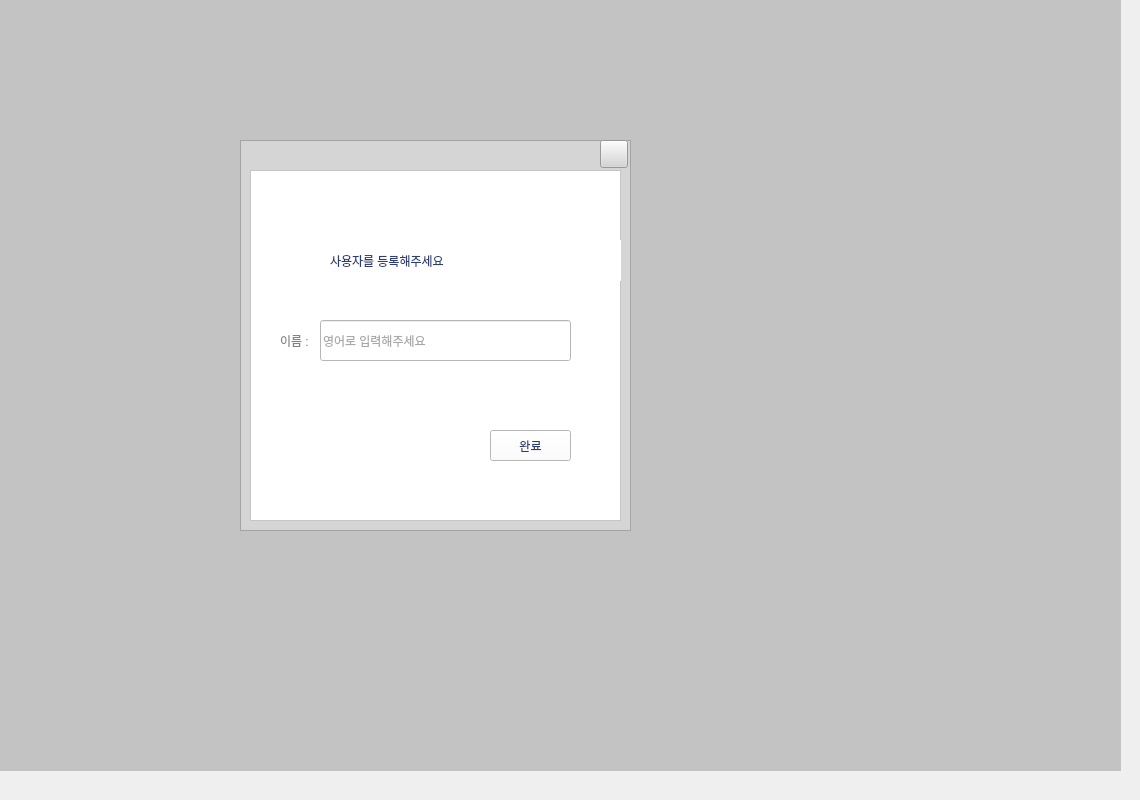
                     <widget class="QWidget" name="add">
                      <widget class="QWidget" name="adduser" native="true">
                       <property name="geometry">
                        <rect>
                         <x>-10</x>
                         <y>-20</y>
                         <width>1131</width>
                         <height>791</height>
                        </rect>
                       </property>
                       <property name="cursor">
                        <cursorShape>ArrowCursor</cursorShape>
                       </property>
                       <property name="styleSheet">
                        <string notr="true">background-color: rgba(100, 100, 100, 80)
</string>
                       </property>
                       <property name="inputMethodHints">
                        <set>Qt::ImhDate</set>
                       </property>
                       <widget class="QFrame" name="frame_2">
                        <property name="geometry">
                         <rect>
                          <x>250</x>
                          <y>160</y>
                          <width>391</width>
                          <height>391</height>
                         </rect>
                        </property>
                        <property name="styleSheet">
                         <string notr="true">background-color: rgb(213, 213, 213)</string>
                        </property>
                        <property name="frameShape">
                         <enum>QFrame::StyledPanel</enum>
                        </property>
                        <property name="frameShadow">
                         <enum>QFrame::Raised</enum>
                        </property>
                        <widget class="QPushButton" name="closeAppBtn_2">
                         <property name="geometry">
                          <rect>
                           <x>360</x>
                           <y>0</y>
                           <width>28</width>
                           <height>28</height>
                          </rect>
                         </property>
                         <property name="minimumSize">
                          <size>
                           <width>28</width>
                           <height>28</height>
                          </size>
                         </property>
                         <property name="maximumSize">
                          <size>
                           <width>28</width>
                           <height>28</height>
                          </size>
                         </property>
                         <property name="cursor">
                          <cursorShape>PointingHandCursor</cursorShape>
                         </property>
                         <property name="toolTip">
                          <string>Close</string>
                         </property>
                         <property name="toolTipDuration">
                          <number>-1</number>
                         </property>
                         <property name="styleSheet">
                          <string notr="true">border-color:rgb(213, 213, 213)</string>
                         </property>
                         <property name="text">
                          <string/>
                         </property>
                         <property name="icon">
                          <iconset resource="../resources.qrc">
                           <normaloff>:/icons/images/icons/icon_close.png</normaloff>:/icons/images/icons/icon_close.png</iconset>
                         </property>
                         <property name="iconSize">
                          <size>
                           <width>15</width>
                           <height>15</height>
                          </size>
                         </property>
                        </widget>
                        <widget class="QFrame" name="frame_3">
                         <property name="geometry">
                          <rect>
                           <x>10</x>
                           <y>30</y>
                           <width>371</width>
                           <height>351</height>
                          </rect>
                         </property>
                         <property name="styleSheet">
                          <string notr="true">background-color: rgb(255, 255, 255);</string>
                         </property>
                         <property name="frameShape">
                          <enum>QFrame::StyledPanel</enum>
                         </property>
                         <property name="frameShadow">
                          <enum>QFrame::Raised</enum>
                         </property>
                         <widget class="QLabel" name="label_10">
                          <property name="geometry">
                           <rect>
                            <x>80</x>
                            <y>70</y>
                            <width>291</width>
                            <height>41</height>
                           </rect>
                          </property>
                          <property name="autoFillBackground">
                           <bool>false</bool>
                          </property>
                          <property name="styleSheet">
                           <string notr="true">color: rgb(44, 61, 115);
background-color: rgb(255, 255, 255);
font: 700 18pt &quot;나눔스퀘어_ac Bold&quot;;</string>
                          </property>
                          <property name="text">
                           <string>사용자를 등록해주세요</string>
                          </property>
                         </widget>
                         <widget class="QLineEdit" name="adduserName">
                          <property name="geometry">
                           <rect>
                            <x>70</x>
                            <y>150</y>
                            <width>251</width>
                            <height>41</height>
                           </rect>
                          </property>
                          <property name="autoFillBackground">
                           <bool>false</bool>
                          </property>
                          <property name="styleSheet">
                           <string notr="true">background-color: rgb(255, 255, 255);
font: 11pt &quot;나눔스퀘어_ac&quot;;
color: rgb(81, 81, 81);
</string>
                          </property>
                          <property name="inputMethodHints">
                           <set>Qt::ImhNone</set>
                          </property>
                          <property name="text">
                           <string extracomment="Name"/>
                          </property>
                          <property name="echoMode">
                           <enum>QLineEdit::Normal</enum>
                          </property>
                          <property name="dragEnabled">
                           <bool>true</bool>
                          </property>
                          <property name="placeholderText">
                           <string>영어로 입력해주세요</string>
                          </property>
                          <property name="clearButtonEnabled">
                           <bool>true</bool>
                          </property>
                         </widget>
                         <widget class="QLabel" name="label_11">
                          <property name="geometry">
                           <rect>
                            <x>30</x>
                            <y>160</y>
                            <width>31</width>
                            <height>21</height>
                           </rect>
                          </property>
                          <property name="autoFillBackground">
                           <bool>false</bool>
                          </property>
                          <property name="styleSheet">
                           <string notr="true">color: rgb(130, 130, 130);
background-color: rgb(255, 255, 255);
font: 10pt &quot;나눔스퀘어_ac&quot;;</string>
                          </property>
                          <property name="text">
                           <string>이름 :</string>
                          </property>
                         </widget>
                         <widget class="QPushButton" name="complete">
                          <property name="geometry">
                           <rect>
                            <x>240</x>
                            <y>260</y>
                            <width>81</width>
                            <height>31</height>
                           </rect>
                          </property>
                          <property name="cursor">
                           <cursorShape>PointingHandCursor</cursorShape>
                          </property>
                          <property name="toolTip">
                           <string>Close</string>
                          </property>
                          <property name="toolTipDuration">
                           <number>-1</number>
                          </property>
                          <property name="styleSheet">
                           <string notr="true">color: rgb(44, 61, 115);
font: 700 11pt &quot;나눔스퀘어_ac Bold&quot;;
background-color: rgb(255, 255, 255);</string>
                          </property>
                          <property name="text">
                           <string>완료</string>
                          </property>
                         </widget>
                        </widget>
                        <zorder>frame_3</zorder>
                        <zorder>closeAppBtn_2</zorder>
                       </widget>
                      </widget>
                     </widget>
